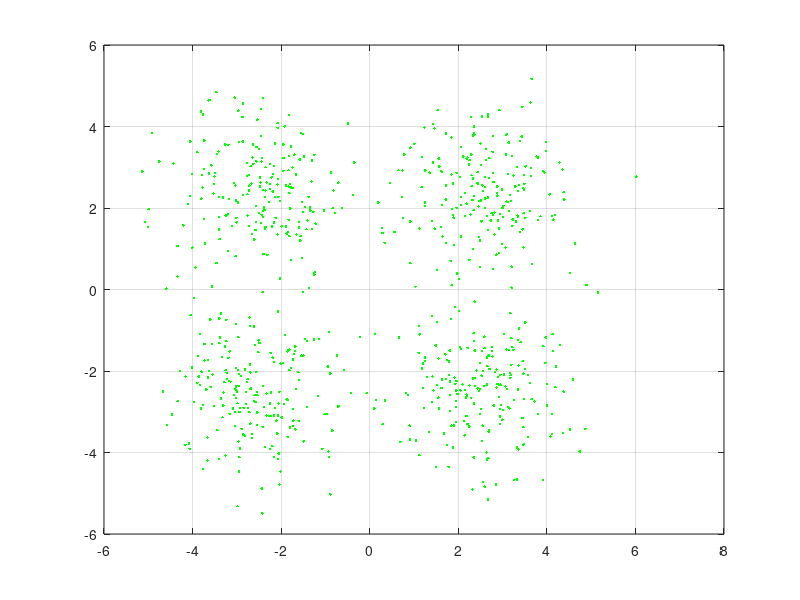

Write the MATLAB code that produced this figure. (Note: this script raises an error after producing the figure.)
clearvars, close all; clc;
K = 200; % Number of samples of each cluster
q = 2.5; % offset of classes
P = [randn(1,K)-q randn(1,K)+q randn(1,K)+q randn(1,K)-q;
 randn(1,K)+q randn(1,K)+q randn(1,K)-q randn(1,K)-q];
plot(P(1,:),P(2,:),'g.','MarkerSize',6);
grid on; 

x = P;

% Create a Self-Organizing Map
dimension1 = 2;
dimension2 = 2;

% CoverSteps=100;
% InitNeighbor=3;
% Tolology='hextop';
% Distance='linkdist';
net = selforgmap([dimension1 dimension2])
% net = selforgmap([dimension1 dimension2],CoverSteps,InitNeighbor,Tolology,Distance);
% 
% net.TrainParam.ShowWindow=true;
% net.TrainParam.ShowCommandLine=false;
% net.TrainParam.Show=1;
% net.TrainParam.Epochs=100;




% Choose Plot Functions
% For a list of all plot functions type: help nnplot
net.plotFcns = {'plotsomtop','plotsomnc','plotsomnd', ...
    'plotsomplanes', 'plotsomhits', 'plotsompos'};

% Train the Network
[net,tr] = train(net,x);




%% Simulate Network
% Test the Network
y = net(x);

Class=vec2ind(y);
nClass=size(y,1);


% View the Network
view(net)

%Plots
%Uncomment these lines to enable various plots.
% figure, plotsomtop(net)
% set(gcf,'Toolbar','figure');
% figure, plotsomnc(net)
% set(gcf,'Toolbar','figure');
% figure, plotsomnd(net)
% set(gcf,'Toolbar','figure');
% figure, plotsomplanes(net)
% figure, plotsomhits(net,x)
% set(gcf,'Toolbar','figure');
% figure, plotsompos(net,x)
% set(gcf,'Toolbar','figure');

% Deployment
% Change the (false) values to (true) to enable the following code blocks.
% See the help for each generation function for more information.
if (false)
    % Generate MATLAB function for neural network for application
    % deployment in MATLAB scripts or with MATLAB Compiler and Builder
    % tools, or simply to examine the calculations your trained neural
    % network performs.
    genFunction(net,'myNeuralNetworkFunction');
    y = myNeuralNetworkFunction(x);
end
if (false)
    % Generate a matrix-only MATLAB function for neural network code
    % generation with MATLAB Coder tools.
    genFunction(net,'myNeuralNetworkFunction','MatrixOnly','yes');
    y = myNeuralNetworkFunction(x);
end
if (false)
    % Generate a Simulink diagram for simulation or deployment with.
    % Simulink Coder tools.
    gensim(net);
end


figure;

Colors=0.9*hsv(nClass);
Colors=Colors(randperm(nClass),:);

plotsompos(net);
hold on;
for c=1:nClass
    plot(x(1,Class==c),x(2,Class==c),'.','Color',Colors(c,:));
end
set(gcf,'Toolbar','figure');









% Get cluster centers
clusterCenters = net.IW{1}; % Cluster centers are stored in the input layer weights

disp(clusterCenters);
